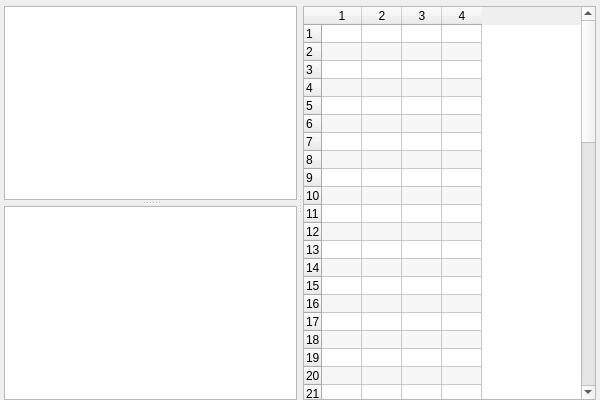
<?xml version="1.0" encoding="UTF-8"?>
<ui version="4.0">
 <class>RamTable</class>
 <widget class="QWidget" name="RamTable">
  <property name="geometry">
   <rect>
    <x>0</x>
    <y>0</y>
    <width>600</width>
    <height>400</height>
   </rect>
  </property>
  <property name="minimumSize">
   <size>
    <width>500</width>
    <height>300</height>
   </size>
  </property>
  <property name="sizePolicy">
   <sizepolicy hsizetype="Expanding" vsizetype="Expanding">
    <horstretch>1</horstretch>
    <verstretch>1</verstretch>
   </sizepolicy>
  </property>
  <property name="windowTitle">
   <string notr="true">Form</string>
  </property>
  <layout class="QVBoxLayout" name="verticalLayout">
   <property name="spacing">
    <number>0</number>
   </property>
   <property name="leftMargin">
    <number>4</number>
   </property>
   <property name="topMargin">
    <number>6</number>
   </property>
   <property name="rightMargin">
    <number>4</number>
   </property>
   <property name="bottomMargin">
    <number>0</number>
   </property>
   <item>
    <widget class="QSplitter" name="splitter">
     <property name="locale">
      <locale language="C" country="AnyCountry"/>
     </property>
     <property name="orientation">
      <enum>Qt::Horizontal</enum>
     </property>
     <property name="handleWidth">
      <number>6</number>
     </property>
     <widget class="QSplitter" name="splitter_2">
      <property name="locale">
       <locale language="C" country="AnyCountry"/>
      </property>
      <property name="orientation">
       <enum>Qt::Vertical</enum>
      </property>
      <property name="handleWidth">
       <number>6</number>
      </property>
      <widget class="QListView" name="registers">
       <property name="sizePolicy">
        <sizepolicy hsizetype="Preferred" vsizetype="Preferred">
         <horstretch>0</horstretch>
         <verstretch>0</verstretch>
        </sizepolicy>
       </property>
      </widget>
      <widget class="QListView" name="variables">
       <property name="sizePolicy">
        <sizepolicy hsizetype="Preferred" vsizetype="Preferred">
         <horstretch>0</horstretch>
         <verstretch>0</verstretch>
        </sizepolicy>
       </property>
      </widget>
     </widget>
     <widget class="QTableWidget" name="table">
      <property name="sizePolicy">
       <sizepolicy hsizetype="Preferred" vsizetype="Preferred">
        <horstretch>0</horstretch>
        <verstretch>0</verstretch>
       </sizepolicy>
      </property>
      <property name="minimumSize">
       <size>
        <width>0</width>
        <height>0</height>
       </size>
      </property>
      <property name="verticalScrollBarPolicy">
       <enum>Qt::ScrollBarAsNeeded</enum>
      </property>
      <property name="horizontalScrollBarPolicy">
       <enum>Qt::ScrollBarAsNeeded</enum>
      </property>
      <property name="autoScroll">
       <bool>true</bool>
      </property>
      <property name="alternatingRowColors">
       <bool>true</bool>
      </property>
      <property name="wordWrap">
       <bool>false</bool>
      </property>
      <property name="cornerButtonEnabled">
       <bool>false</bool>
      </property>
      <property name="rowCount">
       <number>60</number>
      </property>
      <property name="columnCount">
       <number>4</number>
      </property>
      <attribute name="horizontalHeaderVisible">
       <bool>true</bool>
      </attribute>
      <attribute name="horizontalHeaderMinimumSectionSize">
       <number>15</number>
      </attribute>
      <attribute name="horizontalHeaderDefaultSectionSize">
       <number>40</number>
      </attribute>
      <attribute name="verticalHeaderMinimumSectionSize">
       <number>18</number>
      </attribute>
      <attribute name="verticalHeaderDefaultSectionSize">
       <number>18</number>
      </attribute>
      <row/>
      <row/>
      <row/>
      <row/>
      <row/>
      <row/>
      <row/>
      <row/>
      <row/>
      <row/>
      <row/>
      <row/>
      <row/>
      <row/>
      <row/>
      <row/>
      <row/>
      <row/>
      <row/>
      <row/>
      <row/>
      <row/>
      <row/>
      <row/>
      <row/>
      <row/>
      <row/>
      <row/>
      <row/>
      <row/>
      <row/>
      <row/>
      <row/>
      <row/>
      <row/>
      <row/>
      <row/>
      <row/>
      <row/>
      <row/>
      <row/>
      <row/>
      <row/>
      <row/>
      <row/>
      <row/>
      <row/>
      <row/>
      <row/>
      <row/>
      <row/>
      <row/>
      <row/>
      <row/>
      <row/>
      <row/>
      <row/>
      <row/>
      <row/>
      <row/>
      <column/>
      <column/>
      <column/>
      <column/>
     </widget>
    </widget>
   </item>
  </layout>
 </widget>
 <resources/>
 <connections/>
</ui>
